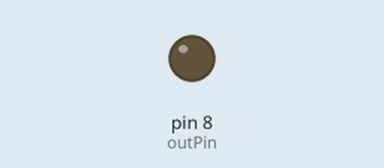
Simulated run of this sketch. Board: Arduino Uno, built with avr-gcc and run on an emulated ATmega328P. Shown: output pins drawn as LEDs (lit = HIGH).

Above: at 0.95 s.
At 3.45 s:
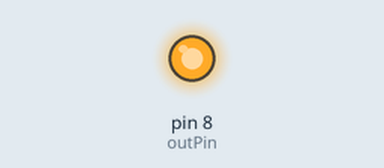
Timing chart, 0 to 5.1 s (numbered marks = the images above):
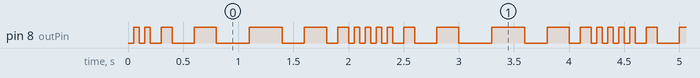

The sketch:

buzzer.ino
```cpp
const int outPin = 8;

void setup() {
  // put your setup code here, to run once:
  pinMode(outPin, OUTPUT);
}

void loop() {
  // put your main code here, to run repeatedly:
  digitalWrite(outPin, LOW);
  delay(50);
  digitalWrite(outPin, HIGH);
  delay(50);
  digitalWrite(outPin, LOW);
  delay(50);
  digitalWrite(outPin, HIGH);
  delay(50);
  digitalWrite(outPin, LOW);
  delay(100);
  digitalWrite(outPin, HIGH);
  delay(100);
  digitalWrite(outPin, LOW);
  delay(200);
  digitalWrite(outPin, HIGH);
  delay(200);
  digitalWrite(outPin, LOW);
  delay(300);
  digitalWrite(outPin, HIGH);
  delay(300);
  digitalWrite(outPin, LOW);
  delay(200);
  digitalWrite(outPin, HIGH);
  delay(200);
  digitalWrite(outPin, LOW);
  delay(100);
  digitalWrite(outPin, HIGH);
  delay(100);
   digitalWrite(outPin, LOW);
  delay(50);
  digitalWrite(outPin, HIGH);
  delay(50);
  digitalWrite(outPin, LOW);
  delay(50);
  digitalWrite(outPin, HIGH);
  delay(50);
}
```

Measured:
- by itself, pin 8 (outPin): repeats every 2.2 s: LOW 0.05 s, HIGH 0.05 s, LOW 0.10 s, HIGH 0.10 s, LOW 0.20 s, HIGH 0.20 s, LOW 0.30 s, HIGH 0.30 s, LOW 0.20 s, HIGH 0.20 s, LOW 0.10 s, HIGH 0.10 s, 3 × (LOW 0.05 s, HIGH 0.05 s)
